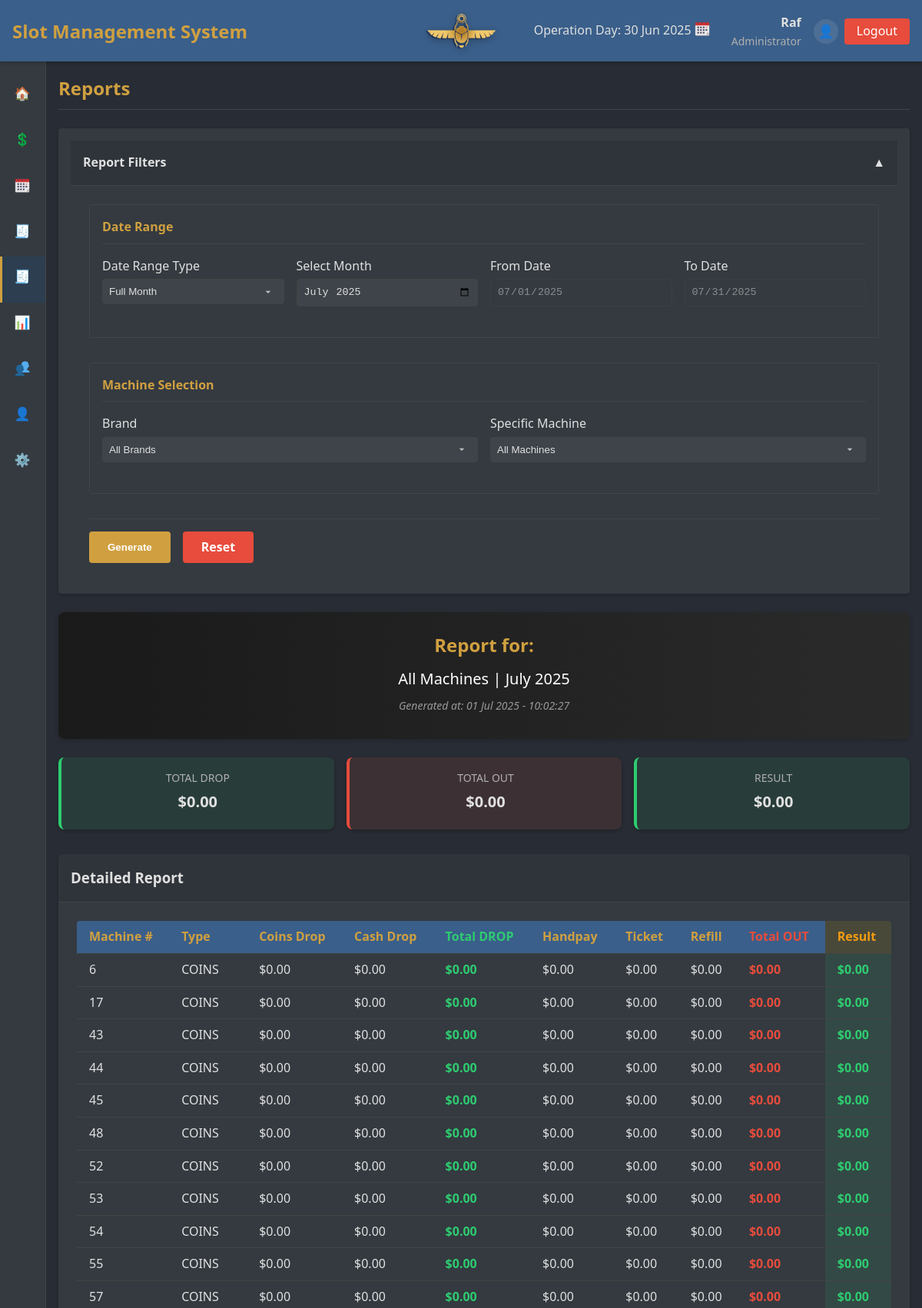
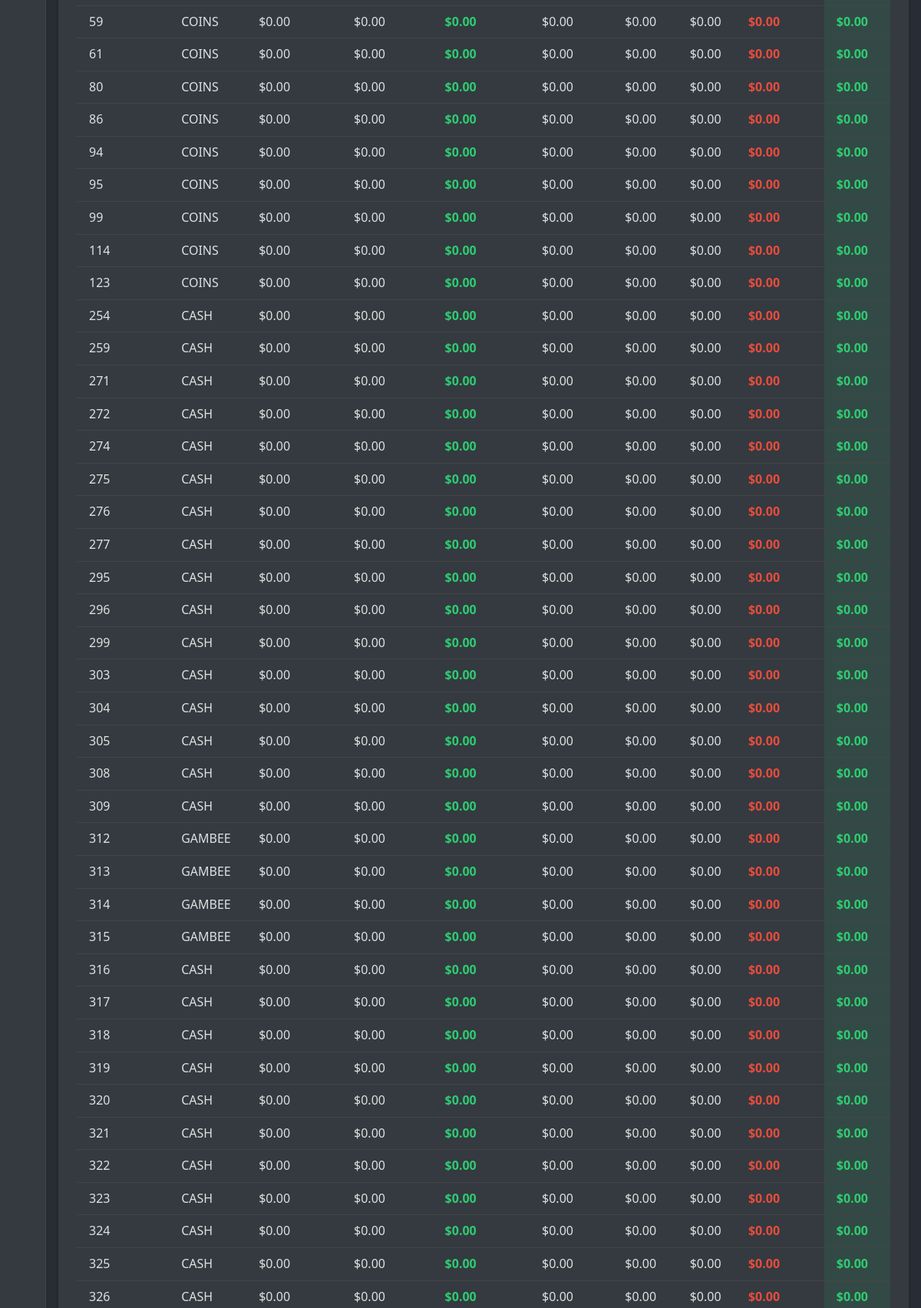
Page /index.php?page=reports (signed in, upper part) on the committed database (2 pictures, top to bottom).
### tables this page shows
CREATE TABLE `machines` (
  `id` int NOT NULL AUTO_INCREMENT,
  `machine_number` varchar(50) NOT NULL,
  `brand_id` int DEFAULT NULL,
  `model` varchar(100) NOT NULL,
  `game` varchar(100) DEFAULT NULL,
  `type_id` int DEFAULT NULL,
  `credit_value` decimal(10,2) NOT NULL,
  `manufacturing_year` int DEFAULT NULL,
  `ip_address` varchar(15) DEFAULT NULL,
  `mac_address` varchar(17) DEFAULT NULL,
  `serial_number` varchar(100) DEFAULT NULL,
  `status` enum('Active','Inactive','Maintenance','Reserved') NOT NULL DEFAULT 'Active',
  `ticket_printer` enum('yes','N/A') DEFAULT NULL,
  `system_comp` enum('offline','online') DEFAULT NULL,
  `created_at` timestamp NULL DEFAULT CURRENT_TIMESTAMP,
  `updated_at` timestamp NULL DEFAULT CURRENT_TIMESTAMP ON UPDATE CURRENT_TIMESTAMP,
  PRIMARY KEY (`id`),
  UNIQUE KEY `machine_number` (`machine_number`),
  UNIQUE KEY `serial_number` (`serial_number`),
  KEY `brand_id` (`brand_id`),
  KEY `type_id` (`type_id`),
  KEY `idx_machines_game` (`game`)
);

CREATE TABLE `machine_types` (
  `id` int NOT NULL AUTO_INCREMENT,
  `name` varchar(50) NOT NULL,
  `description` text,
  `created_at` timestamp NULL DEFAULT CURRENT_TIMESTAMP,
  `updated_at` timestamp NULL DEFAULT CURRENT_TIMESTAMP ON UPDATE CURRENT_TIMESTAMP,
  PRIMARY KEY (`id`),
  UNIQUE KEY `name` (`name`)
);

### includes/functions.php (called while the page is built, shortened)
<?php
function cairo_time($format = 'd M Y – H:i') {
    $tz = new DateTimeZone('Africa/Cairo');
    $dt = new DateTime('now', $tz);
    $dt->modify('+1 hour');
    return $dt->format($format);
}
function format_currency($amount) {
    return '$' . number_format((float)$amount, 2);
}
?>

### pages/reports.php (the view, shortened to what this page needs)
<?php
$machine_id = $_GET['machine_id'] ?? 'all';
$brand_id = $_GET['brand_id'] ?? 'all';
$date_range_type = $_GET['date_range_type'] ?? 'month';
$date_from = $_GET['date_from'] ?? date('Y-m-01');
$date_to = $_GET['date_to'] ?? date('Y-m-t');
$month = $_GET['month'] ?? date('Y-m');
if ($date_range_type === 'range') {
    $start_date = $date_from;
    $end_date = $date_to;
} else {
    list($year, $month_num) = explode('-', $month);
    $start_date = "$year-$month_num-01";
    $end_date = date("Y-m-t", strtotime($start_date));
}
$params = ["{$start_date} 00:00:00", "{$end_date} 23:59:59"];
$report_data = [];
$filtered_data = [];
$grand_total_out = 0;
$grand_total_drop = 0;
$grand_total_result = 0;
$machines = [];
$query = "
    SELECT
        m.id AS machine_id,
        m.machine_number,
        mt.name AS machine_type,
        tt.id AS transaction_type_id,
        tt.name AS transaction_type,
        tt.category,
        COALESCE(SUM(t.amount), 0) AS total_amount
    FROM
        machines m
    LEFT JOIN
        machine_types mt ON m.type_id = mt.id
    LEFT JOIN
        transactions t ON m.id = t.machine_id AND t.timestamp BETWEEN ? AND ?
    LEFT JOIN
        transaction_types tt ON t.transaction_type_id = tt.id
";
$query .= "
    GROUP BY
        m.id, tt.id
    ORDER BY
        m.machine_number
";
try {
    $stmt = $conn->prepare($query);
    $stmt->execute($params);
    $results = $stmt->fetchAll(PDO::FETCH_ASSOC);
    $query = "SELECT m.id, m.machine_number, b.name as brand_name, mt.name as type FROM machines m
              LEFT JOIN brands b ON m.brand_id = b.id
              LEFT JOIN machine_types mt ON m.type_id = mt.id";
    $params = [];
    $query .= " ORDER BY CAST(m.machine_number AS UNSIGNED)";
    $machines_stmt = $conn->prepare($query);
    $machines_stmt->execute($params);
    $machines = $machines_stmt->fetchAll(PDO::FETCH_ASSOC);
    foreach ($machines as $machine) {
        $report_data[$machine['id']] = [
            'machine_id' => $machine['id'],
            'machine_number' => $machine['machine_number'],
            'type' => $machine['type'] ?? 'N/A',
            'transactions' => [],
            'total_out' => 0,
            'total_drop' => 0,
            'result' => 0
        ];
    }
    if ($machine_id !== 'all') {
        $filtered_data = isset($report_data[$machine_id]) ? [$report_data[$machine_id]] : [];
    } else {
        $filtered_data = array_values($report_data);
    }
    $grand_total_out = array_sum(array_column($filtered_data, 'total_out'));
    $grand_total_drop = array_sum(array_column($filtered_data, 'total_drop'));
    $grand_total_result = $grand_total_drop - $grand_total_out;
} catch (PDOException $e) {
    echo "<div class='alert alert-danger'>Database error: " . htmlspecialchars($e->getMessage()) . "</div>";
    $filtered_data = [];
    $grand_total_out = 0;
    $grand_total_drop = 0;
    $grand_total_result = 0;
}
$has_filters = !empty($_GET['machine_id']) || !empty($_GET['brand_id']) || !empty($_GET['date_range_type']) || !empty($_GET['date_from']) || !empty($_GET['date_to']) || !empty($_GET['month']);
?>
<div class="reports-page fade-in">
    <div class="filters-container card mb-6">
        <div class="card-header" style="cursor: pointer;" onclick="toggleFilters()">
            <div style="display: flex; justify-content: space-between; align-items: center;">
                <h4 style="margin: 0;">Report Filters</h4>
                <span id="filter-toggle-icon" class="filter-toggle-icon">
                    <?php echo $has_filters ? '▼' : '▲'; ?>
                </span>
            </div>
        </div>
        <div class="card-body" id="filters-body" style="<?php echo $has_filters ? 'display: none;' : ''; ?>">
            <form id="report-filters" action="index.php" method="GET">
                <div class="form-section">
                    <h4>Date Range</h4>
                    <div class="row">
                        <div class="col">
                            <div class="form-group">
                                <label for="date_range_type">Date Range Type</label>
                                <select name="date_range_type" id="date_range_type" class="form-control">
                                    <option value="month" <?= $date_range_type === 'month' ? 'selected' : '' ?>>Full Month</option>
                                </select>
                            </div>
                        </div>
                        <div class="col">
                            <div class="form-group">
                                <label for="month">Select Month</label>
                                <input type="month" name="month" id="month" class="form-control"
                                       value="<?= $month ?>" <?= $date_range_type !== 'month' ? 'disabled' : '' ?>>
                            </div>
                        </div>
                        <div class="col">
                            <div class="form-group">
                                <label for="date_from">From Date</label>
                                <input type="date" name="date_from" id="date_from" class="form-control"
                                       value="<?= $date_from ?>" <?= $date_range_type !== 'range' ? 'disabled' : '' ?>>
                            </div>
                        </div>
                        <div class="col">
                            <div class="form-group">
                                <label for="date_to">To Date</label>
                                <input type="date" name="date_to" id="date_to" class="form-control"
                                       value="<?= $date_to ?>" <?= $date_range_type !== 'range' ? 'disabled' : '' ?>>
                            </div>
                        </div>
                    </div>
                </div>
                <div class="form-section">
                    <h4>Machine Selection</h4>
                    <div class="row">
                        <div class="col">
                            <div class="form-group">
                                <label for="brand_id">Brand</label>
                                <select name="brand_id" id="brand_id" class="form-control">
                                    <option value="all" <?= $brand_id === 'all' ? 'selected' : '' ?>>All Brands</option>
                                </select>
                            </div>
                        </div>
                        <div class="col">
                            <div class="form-group">
                                <label for="machine_id">Specific Machine</label>
                                <select name="machine_id" id="machine_id" class="form-control">
                                    <option value="all" <?= $machine_id === 'all' ? 'selected' : '' ?>>All Machines</option>
                                </select>
                            </div>
                        </div>
                    </div>
                </div>
                <div class="form-actions">
                    <button type="submit" class="btn btn-primary">Generate</button>
                    <a href="index.php?page=reports" class="btn btn-danger">Reset</a>
                </div>
            </form>
        </div>
    </div>
    <div class="report-header text-center py-4 px-6 rounded-lg bg-gradient-to-r from-gray-800 to-black shadow-md mb-6">
        <h3 class="text-xl font-bold text-secondary-color">Report for:</h3>
        <p class="date-range text-lg font-medium text-white mt-2 mb-1">
            <?php
            if ($machine_id !== 'all') {
                $selected_machine = null;
                foreach ($machines as $m) {
                    if ($m['id'] == $machine_id) {
                        $selected_machine = $m;
                        break;
                    }
                }
                echo "Machine #" . htmlspecialchars($selected_machine['machine_number'] ?? 'N/A');
                if ($selected_machine['brand_name']) {
                    echo " (" . htmlspecialchars($selected_machine['brand_name']) . ")";
                }
            } else {
                echo "All Machines";
            }
            ?>
            |
            <?php
            if ($date_range_type === 'range') {
                echo htmlspecialchars(date('d M Y', strtotime($date_from)) . ' – ' . date('d M Y', strtotime($date_to)));
            } else {
                echo htmlspecialchars(date('F Y', strtotime($month)));
            }
            ?>
        </p>
        <p class="generated-at text-sm italic text-gray-400">
            Generated at: <?php echo cairo_time('d M Y - H:i:s'); ?>
        </p>
    </div>
    <div class="stats-container grid grid-cols-1 sm:grid-cols-3 gap-4 mb-6">
        <div class="stat-card in p-4 rounded bg-opacity-10 bg-success-color text-center">
            <div class="stat-title uppercase text-sm text-muted">Total DROP</div>
            <div class="stat-value text-lg font-bold"><?php echo format_currency($grand_total_drop); ?></div>
        </div>
        <div class="stat-card out p-4 rounded bg-opacity-10 bg-danger-color text-center">
            <div class="stat-title uppercase text-sm text-muted">Total OUT</div>
            <div class="stat-value text-lg font-bold"><?php echo format_currency($grand_total_out); ?></div>
        </div>
        <div class="stat-card <?php echo $grand_total_result >= 0 ? 'in' : 'out'; ?> p-4 rounded text-center bg-opacity-10 <?php echo $grand_total_result >= 0 ? 'bg-success-color' : 'bg-danger-color'; ?>">
            <div class="stat-title uppercase text-sm text-muted">Result</div>
            <div class="stat-value text-lg font-bold"><?php echo format_currency($grand_total_result); ?></div>
        </div>
    </div>
    <div class="card overflow-hidden">
        <div class="card-header bg-gray-800 text-white px-6 py-3 border-b border-gray-700">
            <h3 class="text-lg font-semibold">Detailed Report</h3>
        </div>
        <div class="card-body p-6">
            <div class="table-container overflow-x-auto">
                <table class="min-w-full divide-y divide-gray-700 separated-columns>
                    <thead>
                        <tr class="bg-gray-800 text-white">
                            <th class="px-4 py-2 text-left">Machine #</th>
                            <th class="px-4 py-2 text-left">Type</th>
                            <th class="px-4 py-2 text-right">Coins Drop</th>
                            <th class="px-4 py-2 text-right">Cash Drop</th>
                            <th class="highlight-drop px-4 py-2 text-right">Total DROP</th>
                            <th class="px-4 py-2 text-right">Handpay</th>
                            <th class="px-4 py-2 text-right">Ticket</th>
                            <th class="px-4 py-2 text-right">Refill</th>
                            <th class="highlight-out px-4 py-2 text-right">Total OUT</th>
                            <th class="highlight-result px-4 py-2 text-right">Result</th>
                    <tbody class="divide-y divide-gray-700">
                        <?php if (empty($filtered_data)): ?>
                            <tr>
                                <td colspan="10" class="text-center px-4 py-6">No matching data found</td>
                            </tr>
                        <?php else: ?>
                            <?php foreach ($filtered_data as $data): ?>
                                <tr class="hover:bg-gray-800 transition duration-150">
                                    <td class="px-4 py-2"><?php echo htmlspecialchars($data['machine_number']); ?></td>
                                    <td class="px-4 py-2"><?php echo htmlspecialchars($data['type']); ?></td>
                                    <?php
                                    $handpay = $ticket = $refill = $coins_drop = $cash_drop = 0;
                                    ?>
                                    <td class="px-4 py-2 text-right"><?php echo format_currency($coins_drop); ?></td>
                                    <td class="px-4 py-2 text-right"><?php echo format_currency($cash_drop); ?></td>
                                    <td class="highlight-drop px-4 py-2 text-right"><strong><?php echo format_currency($data['total_drop']); ?></strong></td>
                                    <td class="px-4 py-2 text-right"><?php echo format_currency($handpay); ?></td>
                                    <td class="px-4 py-2 text-right"><?php echo format_currency($ticket); ?></td>
                                    <td class="px-4 py-2 text-right"><?php echo format_currency($refill); ?></td>
                                    <td class="highlight-out px-4 py-2 text-right"><strong><?php echo format_currency($data['total_out']); ?></strong></td>
                                    <td class="highlight-result px-4 py-2 text-right <?php echo $data['result'] >= 0 ? 'positive' : 'negative'; ?>">
                                        <strong><?php echo format_currency($data['result']); ?></strong>
                                    </td>
                                </tr>
                            <?php endforeach; ?>
                        <?php endif; ?>
                    </tbody>
                </table>
            </div>
        </div>
    </div>
</div>

### rows in the picture
machines: machine_number "254", machine_types.name "CASH", coins_drop "$0.00", cash_drop "$0.00", total_drop "$0.00", handpay "$0.00", ticket "$0.00", refill "$0.00", total_out "$0.00", result "$0.00"
machines: machine_number "259", machine_types.name "CASH", coins_drop "$0.00", cash_drop "$0.00", total_drop "$0.00", handpay "$0.00", ticket "$0.00", refill "$0.00", total_out "$0.00", result "$0.00"
machines: machine_number "271", machine_types.name "CASH", coins_drop "$0.00", cash_drop "$0.00", total_drop "$0.00", handpay "$0.00", ticket "$0.00", refill "$0.00", total_out "$0.00", result "$0.00"
machines: machine_number "272", machine_types.name "CASH", coins_drop "$0.00", cash_drop "$0.00", total_drop "$0.00", handpay "$0.00", ticket "$0.00", refill "$0.00", total_out "$0.00", result "$0.00"
machines: machine_number "274", machine_types.name "CASH", coins_drop "$0.00", cash_drop "$0.00", total_drop "$0.00", handpay "$0.00", ticket "$0.00", refill "$0.00", total_out "$0.00", result "$0.00"
machines: machine_number "275", machine_types.name "CASH", coins_drop "$0.00", cash_drop "$0.00", total_drop "$0.00", handpay "$0.00", ticket "$0.00", refill "$0.00", total_out "$0.00", result "$0.00"
machines: machine_number "276", machine_types.name "CASH", coins_drop "$0.00", cash_drop "$0.00", total_drop "$0.00", handpay "$0.00", ticket "$0.00", refill "$0.00", total_out "$0.00", result "$0.00"
machines: machine_number "277", machine_types.name "CASH", coins_drop "$0.00", cash_drop "$0.00", total_drop "$0.00", handpay "$0.00", ticket "$0.00", refill "$0.00", total_out "$0.00", result "$0.00"
machines: machine_number "295", machine_types.name "CASH", coins_drop "$0.00", cash_drop "$0.00", total_drop "$0.00", handpay "$0.00", ticket "$0.00", refill "$0.00", total_out "$0.00", result "$0.00"
machines: machine_number "296", machine_types.name "CASH", coins_drop "$0.00", cash_drop "$0.00", total_drop "$0.00", handpay "$0.00", ticket "$0.00", refill "$0.00", total_out "$0.00", result "$0.00"
machines: machine_number "299", machine_types.name "CASH", coins_drop "$0.00", cash_drop "$0.00", total_drop "$0.00", handpay "$0.00", ticket "$0.00", refill "$0.00", total_out "$0.00", result "$0.00"
machines: machine_number "303", machine_types.name "CASH", coins_drop "$0.00", cash_drop "$0.00", total_drop "$0.00", handpay "$0.00", ticket "$0.00", refill "$0.00", total_out "$0.00", result "$0.00"
machines: machine_number "304", machine_types.name "CASH", coins_drop "$0.00", cash_drop "$0.00", total_drop "$0.00", handpay "$0.00", ticket "$0.00", refill "$0.00", total_out "$0.00", result "$0.00"
machines: machine_number "305", machine_types.name "CASH", coins_drop "$0.00", cash_drop "$0.00", total_drop "$0.00", handpay "$0.00", ticket "$0.00", refill "$0.00", total_out "$0.00", result "$0.00"
machines: machine_number "308", machine_types.name "CASH", coins_drop "$0.00", cash_drop "$0.00", total_drop "$0.00", handpay "$0.00", ticket "$0.00", refill "$0.00", total_out "$0.00", result "$0.00"
machines: machine_number "309", machine_types.name "CASH", coins_drop "$0.00", cash_drop "$0.00", total_drop "$0.00", handpay "$0.00", ticket "$0.00", refill "$0.00", total_out "$0.00", result "$0.00"
machines: machine_number "316", machine_types.name "CASH", coins_drop "$0.00", cash_drop "$0.00", total_drop "$0.00", handpay "$0.00", ticket "$0.00", refill "$0.00", total_out "$0.00", result "$0.00"
machines: machine_number "317", machine_types.name "CASH", coins_drop "$0.00", cash_drop "$0.00", total_drop "$0.00", handpay "$0.00", ticket "$0.00", refill "$0.00", total_out "$0.00", result "$0.00"
machines: machine_number "318", machine_types.name "CASH", coins_drop "$0.00", cash_drop "$0.00", total_drop "$0.00", handpay "$0.00", ticket "$0.00", refill "$0.00", total_out "$0.00", result "$0.00"
machines: machine_number "319", machine_types.name "CASH", coins_drop "$0.00", cash_drop "$0.00", total_drop "$0.00", handpay "$0.00", ticket "$0.00", refill "$0.00", total_out "$0.00", result "$0.00"
machines: machine_number "320", machine_types.name "CASH", coins_drop "$0.00", cash_drop "$0.00", total_drop "$0.00", handpay "$0.00", ticket "$0.00", refill "$0.00", total_out "$0.00", result "$0.00"
machines: machine_number "321", machine_types.name "CASH", coins_drop "$0.00", cash_drop "$0.00", total_drop "$0.00", handpay "$0.00", ticket "$0.00", refill "$0.00", total_out "$0.00", result "$0.00"
machines: machine_number "322", machine_types.name "CASH", coins_drop "$0.00", cash_drop "$0.00", total_drop "$0.00", handpay "$0.00", ticket "$0.00", refill "$0.00", total_out "$0.00", result "$0.00"
machines: machine_number "323", machine_types.name "CASH", coins_drop "$0.00", cash_drop "$0.00", total_drop "$0.00", handpay "$0.00", ticket "$0.00", refill "$0.00", total_out "$0.00", result "$0.00"
machines: machine_number "324", machine_types.name "CASH", coins_drop "$0.00", cash_drop "$0.00", total_drop "$0.00", handpay "$0.00", ticket "$0.00", refill "$0.00", total_out "$0.00", result "$0.00"
machines: machine_number "325", machine_types.name "CASH", coins_drop "$0.00", cash_drop "$0.00", total_drop "$0.00", handpay "$0.00", ticket "$0.00", refill "$0.00", total_out "$0.00", result "$0.00"
machines: machine_number "326", machine_types.name "CASH", coins_drop "$0.00", cash_drop "$0.00", total_drop "$0.00", handpay "$0.00", ticket "$0.00", refill "$0.00", total_out "$0.00", result "$0.00"

### other values in the picture
$app_name "Slot Management System"
$_SESSION['username'] "Raf"
$user_roles[$_SESSION['user_role']] "Administrator"
cairo_time('d M Y - H:i:s') "01 Jul 2025 - 10:02:27"
format_currency($grand_total_drop) "$0.00"
format_currency($grand_total_out) "$0.00"
format_currency($grand_total_result) "$0.00"
$data['machine_number'] "6"
$data['type'] "COINS"
format_currency($coins_drop) "$0.00"
format_currency($cash_drop) "$0.00"
format_currency($data['total_drop']) "$0.00"
format_currency($handpay) "$0.00"
format_currency($ticket) "$0.00"
format_currency($refill) "$0.00"
